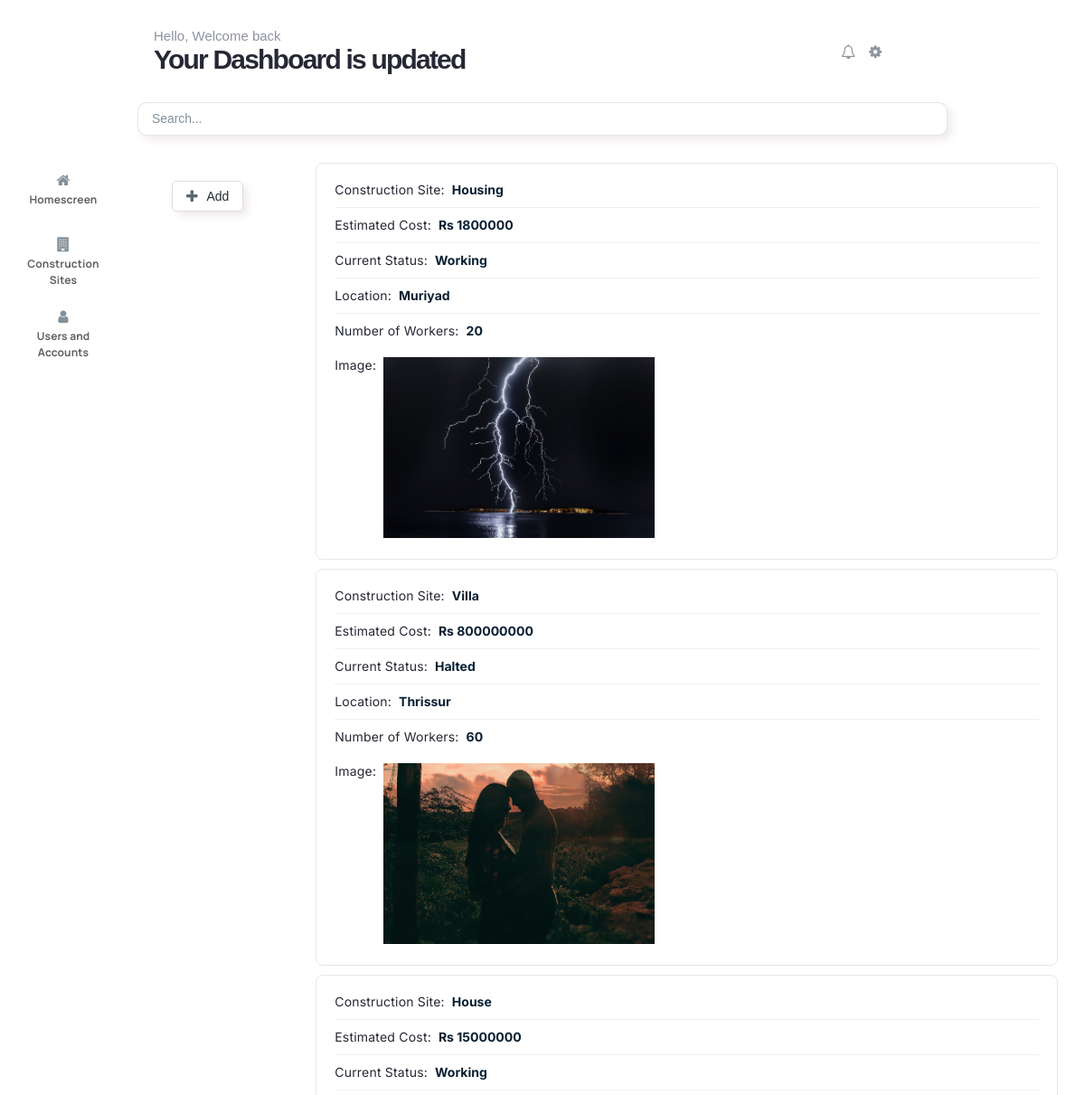
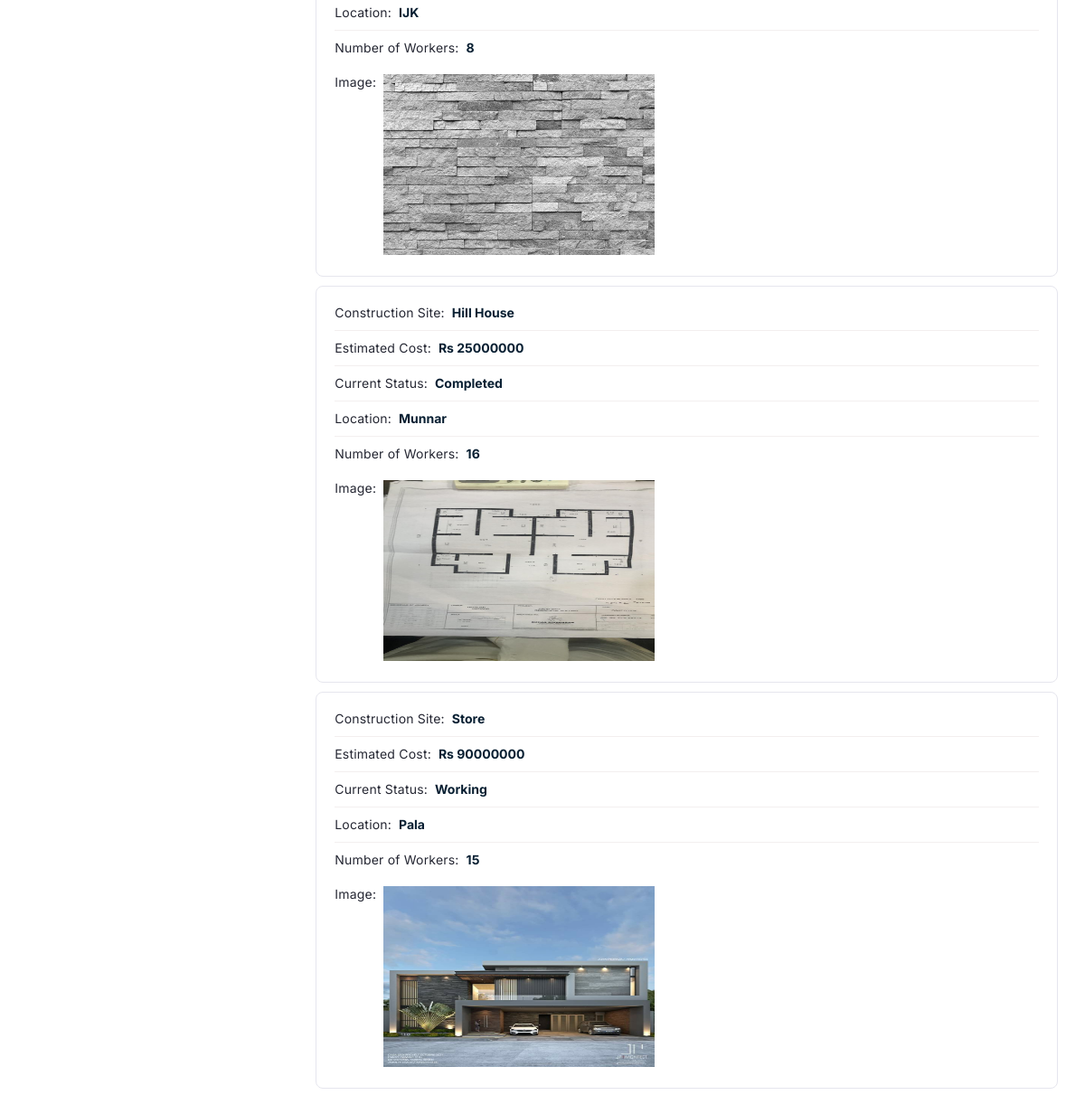
The app's page /add_site/ with its own data (2 pictures, top to bottom).
### Site_data/models.py (models this page shows, shortened)
class Construction_Site(models.Model):
    name = models.CharField(max_length=50)
    image = models.ImageField(upload_to="site_profiles/",  null=True, blank=True)
    num_workers = models.IntegerField(null=True, blank=True)
    budget = models.IntegerField(null=True, blank=True)
    WORKING_STATUS = (
        ('Working', 'Working'),
        ('Halted', 'Halted'),
        ('Completed', 'Completed'),
    )
    working_status = models.CharField(max_length=50, choices=WORKING_STATUS)
    location = models.CharField(max_length=100, null=True, blank=True)

### Site_data/views.py (the view)
# urls.py: path('add_site/', add_site, name='add_site'),
def add_site(request):
    site = Construction_Site.objects.all()
    return render(request, 'pages/individualsite.html', {'site': site})

### template/pages/individualsite.html (shortened to what this page needs)
{% extends 'pages/base.html' %} {% load static%}
  {% block content2 %}
  <div class="content" style="display: inline;justify-content: center;">
    <div class="transactions">
      <div class="title">
        <div class="filter">
         <a href="{% url 'add_new_site' %}" style="text-decoration: none;">
           <div
            class="box"
            id="createtransaction"
            onclick="createtransactions()">
           <i class="fa fa-plus" aria-hidden="true"></i>
            <h3>Add </h3>
          </div></a>
        </div>
      </div>
      </div>
      </div>
    {% for site in site %}
  <div class="solocontent" style="display: inline;">
    <div class="soloheader">
      <div class="sololines">
        <h1>Construction Site:</h1>
        <h2>{{site.name}}</h2>
      </div>
      <div class="hr"></div>
      <div class="sololines">
        <h1>Estimated Cost:</h1>
        <h2>Rs {{site.budget}}</h2>
      </div>
      <div class="hr"></div>
      <div class="sololines">
        <h1>Current Status:</h1>
        <h2>{{site.working_status}}</h2>
      </div>
      <div class="hr"></div>
      <div class="sololines">
        <h1>Location:</h1>
        <h2>{{site.location}}</h2>
      </div>
      <div class="hr"></div>
      <div class="sololines">
        <h1>Number of Workers:</h1>
        <h2>{{site.num_workers}}</h2>
      </div>
      <div class="sololines">
        <h1>Image:</h1>
        <h2><img src="{{site.image.url}}" alt="" style="width: 300px;height: 200px;"></h2>
      </div>
    </div>
          {% endfor %}
  {% endblock %}

### template/pages/base.html (shortened to what this page needs)
{% load static %}
<!DOCTYPE html>
<html>
  <head>
    <link rel="stylesheet" href="{% static 'css/home.css' %}" />
    <link
      rel="stylesheet"
      href="https://cdnjs.cloudflare.com/ajax/libs/font-awesome/4.7.0/css/font-awesome.min.css"
    />
  </head>
  <body>
  <div class="header">
    <div class="title">
      <h4>Hello, Welcome back</h4>
      <h2>Your Dashboard is updated</h2>
    </div>
    <div class="profileheader">
      <i class="fa fa-bell-o" aria-hidden="true"></i>
      <i class="fa fa-cog"></i>
    </div>
  </div>
  <div class="search">
    <input type="text" id="search" name="search" placeholder="Search..." />
  </div>
    <div class="content">
      <div class="navig">
        <a href="{% url 'home' %}" style="text-decoration: none"
          ><div class="box">
            <i class="fa fa-home" aria-hidden="true"></i>
            <h3>Homescreen</h3>
          </div></a>
        <a href="{% url 'add_site' %}" style="text-decoration: none">
          <div class="box">
            <i class="fa fa-building" aria-hidden="true"></i>
            <h3>Construction Sites</h3>
          </div>
        </a>
   <a href="{% url 'all_user' %}" style="text-decoration: none">
        <div class="box">
          <i class="fa fa-user" aria-hidden="true"></i>
          <h3>Users and Accounts</h3>
        </div>
        </a>
      </div>
      {% block content2%} {% endblock %}
  </body>
</html>

### static/css/home.css (style rules this page uses)
* { padding: 0px; margin: 0px; }
.header { font-family: sans-serif; }
.header { display: flex; flex-direction: row; justify-content: space-between; align-items: center; padding: 30px 170px; }
.header .title { display: flex; justify-content: center; flex-direction: column; }
.header .title h4 { width: 100%; font-style: normal; font-weight: normal; font-size: 15px; line-height: 19px; color: #8f92a1; }
.header .title h2 { width: 100%; font-style: normal; font-weight: 600; font-size: 30px; letter-spacing: -0.06em; color: #272835; }
.header .profileheader { display: flex; flex-direction: row; flex-wrap: nowrap; justify-content: center; padding: 0px 50px; width: 50px; gap: 5px; align-items: center; }
.profileheader i { padding: 0px 5px; color: #8f92a1; }
.search { display: flex; justify-content: center; }
.search input { width: 72%; padding: 10px 15px; border-radius: 10px; border: 1px solid rgb(0, 0, 0, 0.1); box-shadow: 5px 5px 10px rgb(240, 235, 235); color: rgb(92, 88, 88); font-family: sans-serif; }
.search input::placeholder { font-style: normal; font-weight: normal; font-size: 14px; line-height: 24px; letter-spacing: -0.006em; color: #84919a; }
.content { padding: 20px; display: flex; flex-direction: row; flex-wrap: nowrap; gap: 40px; }
.navig { display: flex; flex-direction: column; }
.navig .box { width: 100px; height: 80px; display: flex; justify-content: center; align-items: center; flex-direction: column; gap: 5px; }
.navig .box i { color: #84919a; }
.navig .box h3 { font-family: "Manrope", sans-serif; font-style: normal; font-weight: bold; font-size: 12px; line-height: 142%; display: flex; align-items: center; text-align: center; letter-spacing: 0.008em; color: #616161; }
.transactions { padding: 10px; font-family: "Inter", sans-serif; width: 100%; }
.transactions .title { display: flex; flex-direction: row; justify-content: space-between; }
.transactions .filter { display: flex; flex-direction: row; flex-wrap: nowrap; gap: 10px; }
.transactions .filter .box h3 { font-family: sans-serif; font-style: normal; font-weight: normal; font-size: 14px; line-height: 24px; letter-spacing: -0.006em; color: #252c32; }
.transactions .filter i { color: #5b6871; }
.transactions .filter .box { display: flex; flex-direction: row; gap: 10px; justify-content: center; align-items: center; border: 1px solid rgb(226, 220, 220); padding: 0px 15px; border-radius: 5px; height: 32px; box-shadow: 5px 5px 10px rgb(240, 235, 235); }
.hr { border-top: 1px solid rgb(243, 239, 239); }
.solocontent { width: 100%; }
.soloheader { display: flex; flex-direction: column; justify-content: left; border: 1px solid #e6e6ee; width: 90; margin: 10px; padding: 10px 20px; border-radius: 8px; }
.soloheader .sololines { display: flex; padding: 10px 0px; }
.soloheader h1 { font-family: "Inter"; font-style: normal; font-weight: normal; font-size: 14px; letter-spacing: 0.2px; color: #252733; }
.soloheader h2 { font-family: "Inter"; font-style: normal; font-weight: bold; font-size: 14px; color: #081f32; }

### records on screen
Construction_Site: name "Housing", budget "1800000", working_status "Working", location "Muriyad", num_workers "20", image (picture)
Construction_Site: name "Villa", budget "800000000", working_status "Halted", location "Thrissur", num_workers "60", image (picture)
Construction_Site: name "House", budget "15000000", working_status "Working", location "IJK", num_workers "8", image (picture)
Construction_Site: name "Hill House", budget "25000000", working_status "Completed", location "Munnar", num_workers "16", image (picture)
Construction_Site: name "Store", budget "90000000", working_status "Working", location "Pala", num_workers "15", image (picture)
